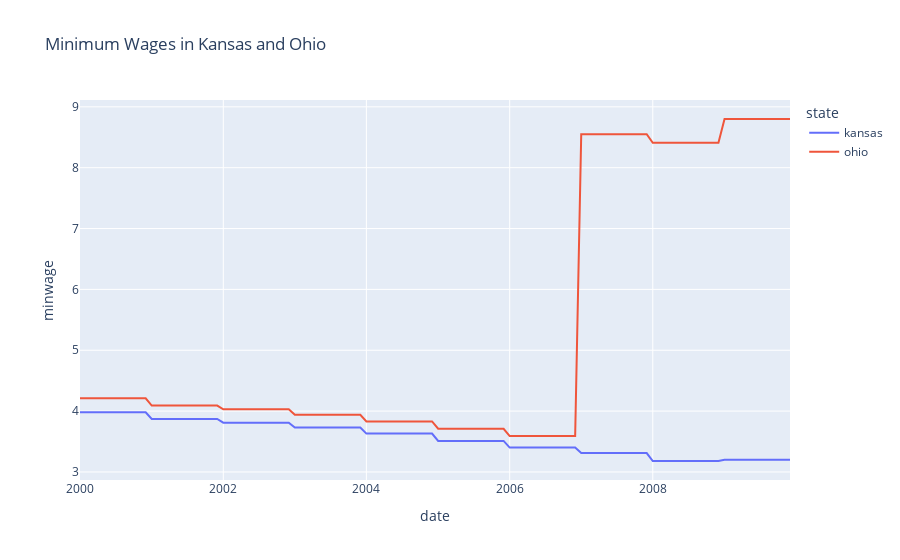

The notebook cell saved with this chart:
### Markdown cell above
The row we're mainly interested in is the `post_treatment` coefficient, the treatment effect. It remains significant and negative in all time periods smaller than 8 years, after which point it becomes insignificant;

How do you think this affects our conclusion?

# Assessed Question

Now we've got evidence that minimum wage laws may actually *decrease* unemployment in the case of New Jersey and Pennsylvania. But we've got quite a bit of data, and minimum wages change frequently. Let's find another example where we may be able to run a difference in differences regression to see if this trend holds in a different context.

Below, I've picked out Kansas and Ohio; they had nearly the exact same minimum wage for seven years, but in 2007 Ohio nearly tripled its minimum wage while kansas kept it the same.

### Code cell
did2=df_s[(df_s['state'].isin(['kansas', 'ohio']))&(df_s['date']>='2000')& (df_s['date']<'2010')]
px.line(did2, x='date', y='minwage', color='state', title="Minimum Wages in Kansas and Ohio")
